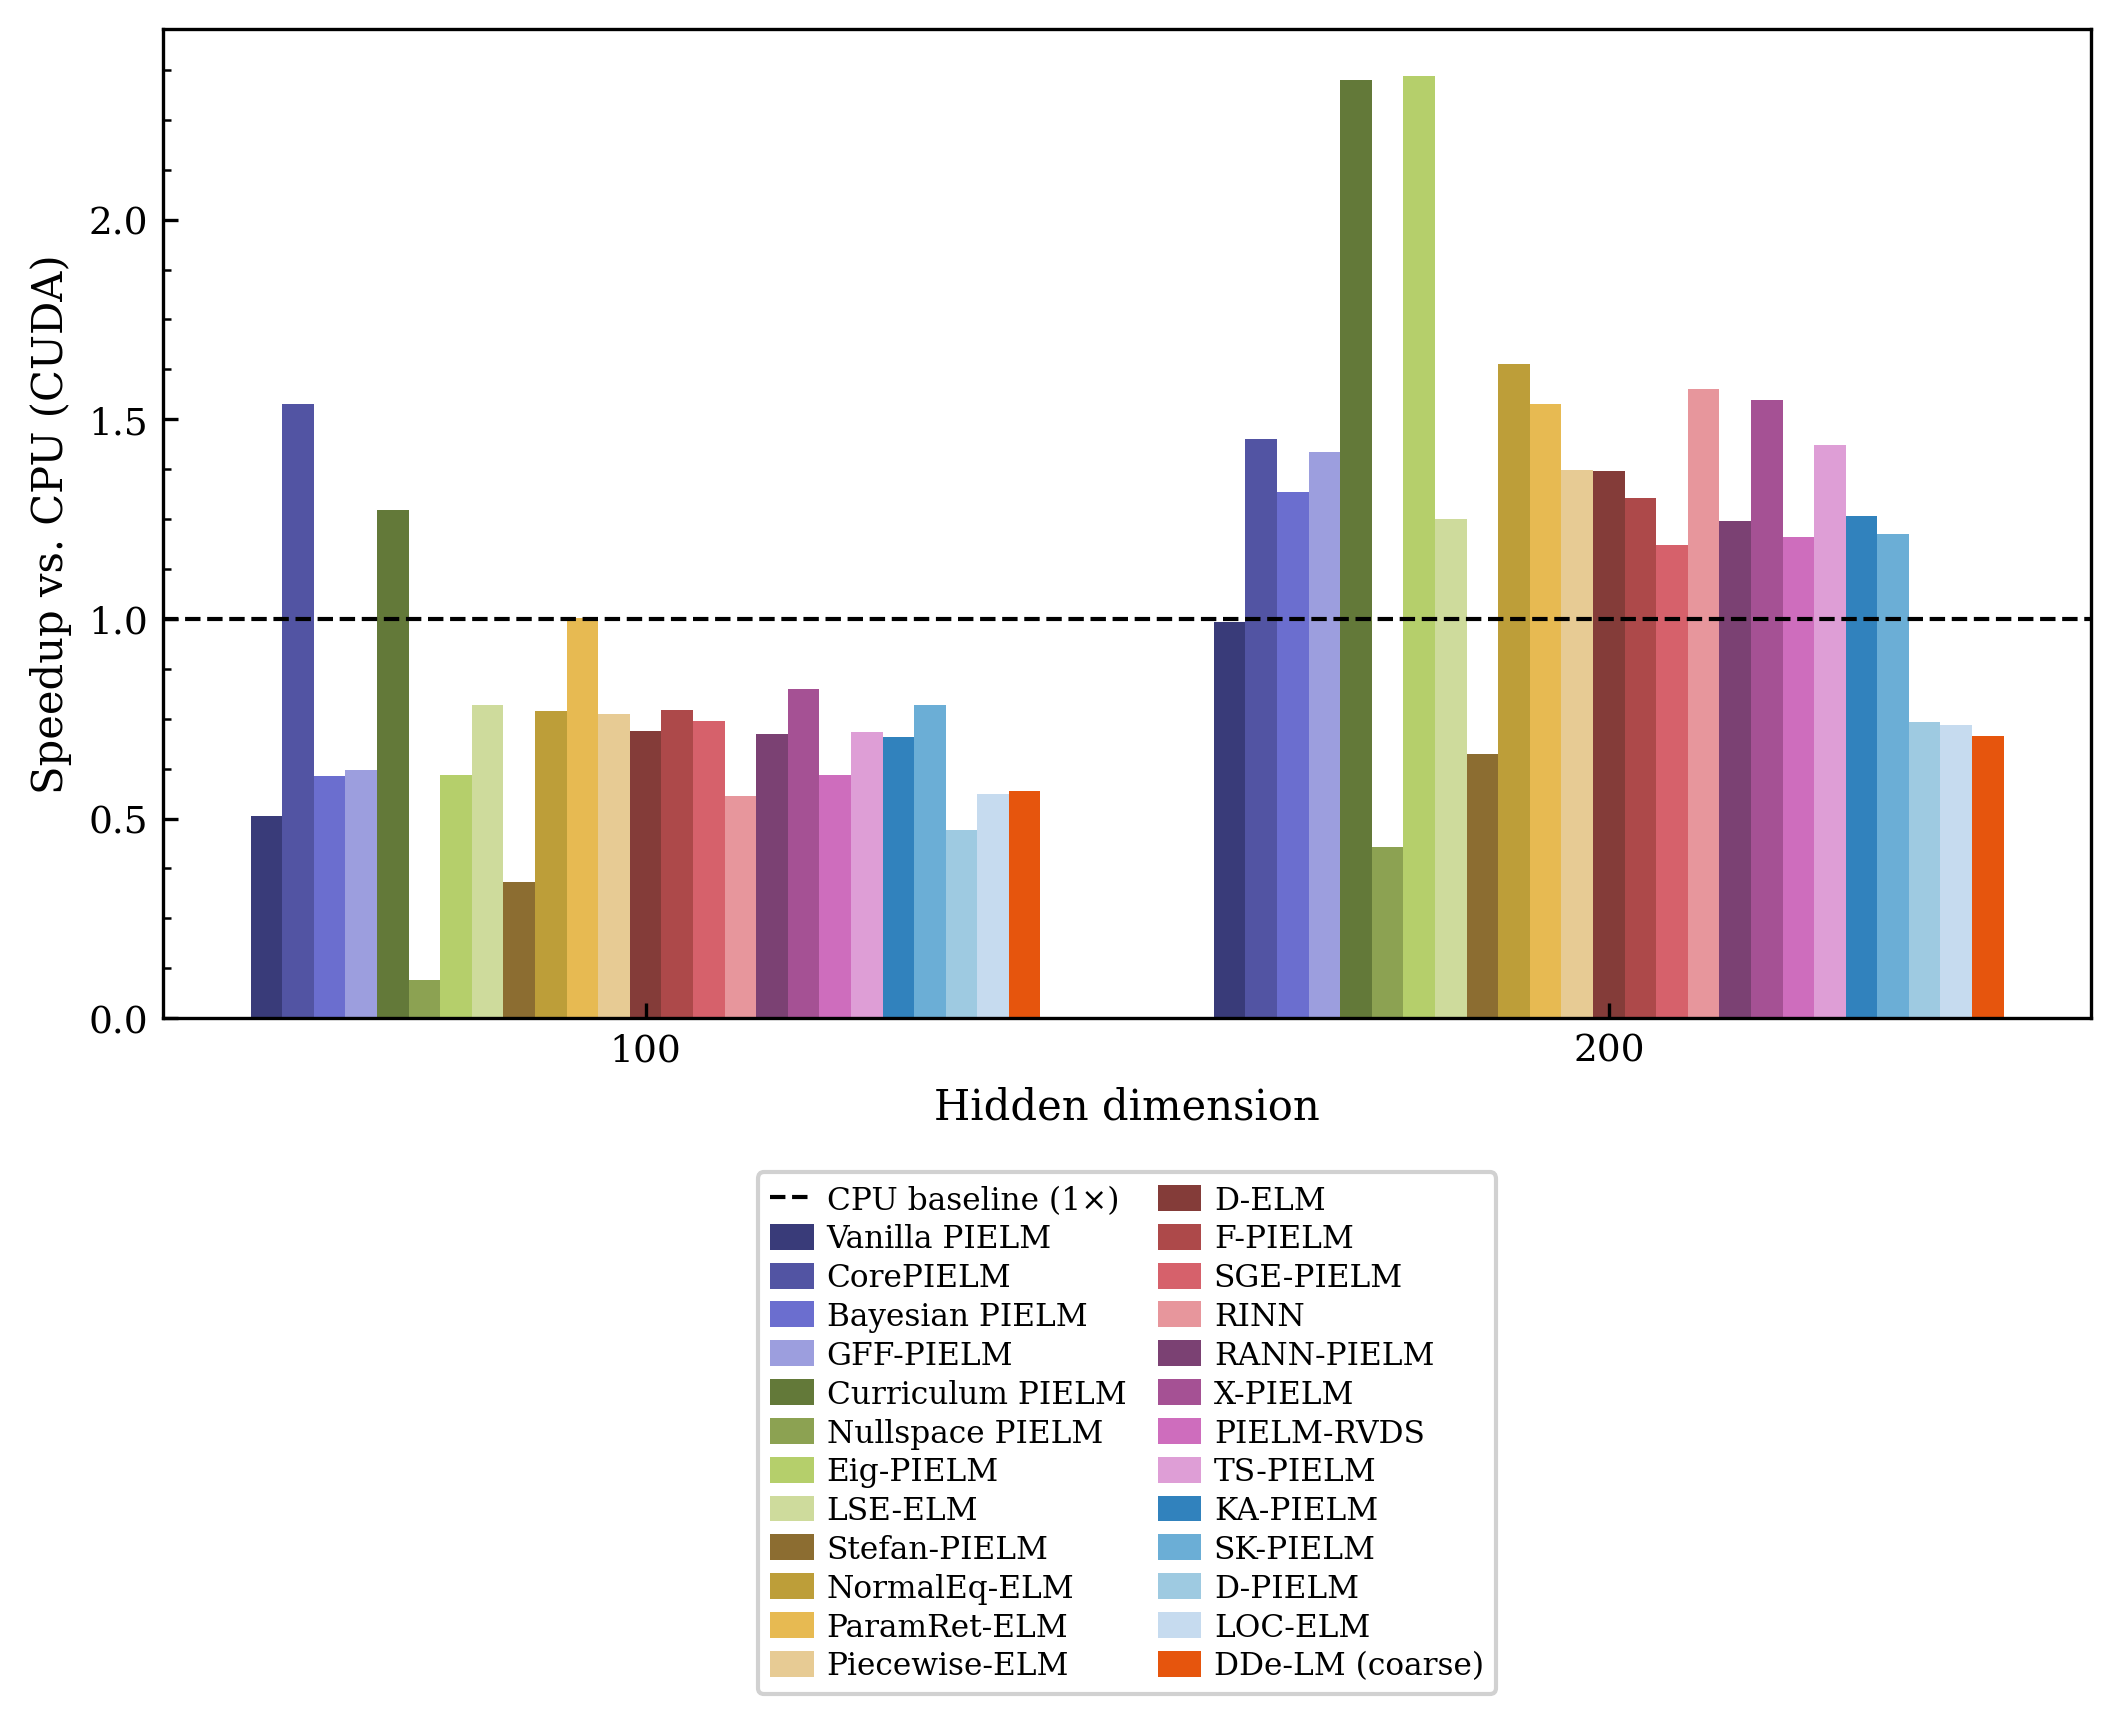

Source code (Python):
#!/usr/bin/env python3
"""
WP2 — Fig. 4: Fit-time speedup — CUDA vs CPU (all PIELM variants).

Loads the most recent ``*_device_comparison.json`` from
``PyPIELM/benchmarks/results/cuda/`` and produces:

  fig4_speedup_cuda.pdf   — vector, for LaTeX inclusion
  fig4_speedup_cuda.png   — 300 dpi raster

Speedup is averaged across tasks (poisson_1d, poisson_2d, heat_1d) for each
model × hidden_dim combination.
"""

from __future__ import annotations

import json
from pathlib import Path

import matplotlib
matplotlib.use("Agg")
import matplotlib.pyplot as plt
import matplotlib.ticker as ticker
import numpy as np

# ── Paths ────────────────────────────────────────────────────────────────────
REPO   = Path(__file__).resolve().parent.parent.parent
BENCH  = REPO / "PyPIELM" / "benchmarks" / "results"
OUT    = Path(__file__).resolve().parent

# ── Find most-recent cuda device_comparison JSON ──────────────────────────────
src_files = sorted((BENCH / "cuda").glob("*device_comparison.json"))
if not src_files:
    # Fall back to any platform folder
    src_files = sorted(BENCH.rglob("*device_comparison.json"))
if not src_files:
    raise FileNotFoundError(
        f"No device_comparison.json found under {BENCH}. "
        "Run PyPIELM/benchmarks/compare_devices.py first."
    )
src = src_files[-1]
print(f"Loading: {src.relative_to(REPO)}")

with open(src) as fh:
    data = json.load(fh)

model_names = data["model_names"]
dims_raw    = data["dims"]                 # e.g. [100, 200]
dims        = [int(d) for d in dims_raw]

# ── Identify the accelerator device name (first non-cpu key in speedup) ───────
speedup_all = data.get("speedup", {})
if not speedup_all:
    raise ValueError("No 'speedup' key in the loaded JSON.")
accel_name = next(iter(speedup_all))       # e.g. "cuda"
task_data  = speedup_all[accel_name]       # {task: {model: {dim: {speedup_fit}}}}

# ── Compute mean speedup per model × dim, averaged over tasks ─────────────────
# Shape: speedup_mean[model][dim_int] = float (NaN if no data)
speedup_mean: dict[str, dict[int, float]] = {}
for mname in model_names:
    speedup_mean[mname] = {}
    for hd in dims:
        vals = [
            task_data[tk][mname][str(hd)]["speedup_fit"]
            for tk in task_data
            if mname in task_data[tk] and str(hd) in task_data[tk][mname]
        ]
        speedup_mean[mname][hd] = float(np.nanmean(vals)) if vals else float("nan")

# ── Pretty display names (same palette as Fig 3) ─────────────────────────────
DISPLAY = {
    "vanilla_pielm":          "Vanilla PIELM",
    "core_pielm":             "CorePIELM",
    "bayesian_pielm":         "Bayesian PIELM",
    "gff_pielm":              "GFF-PIELM",
    "curriculum_pielm":       "Curriculum PIELM",
    "nullspace_pielm":        "Nullspace PIELM",
    "eig_pielm":              "Eig-PIELM",
    "lseelm":                 "LSE-ELM",
    "stefan_pielm":           "Stefan-PIELM",
    "normal_equation_elm":    "NormalEq-ELM",
    "parameter_retention_elm":"ParamRet-ELM",
    "piecewise_elm":          "Piecewise-ELM",
    "delm":                   "D-ELM",
    "fpielm":                 "F-PIELM",
    "sgepielm":               "SGE-PIELM",
    "rinn":                   "RINN",
    "rann_pielm":             "RANN-PIELM",
    "xpielm":                 "X-PIELM",
    "pielm_rvds":             "PIELM-RVDS",
    "tspielm":                "TS-PIELM",
    "kapielm":                "KA-PIELM",
    "soft_partition_kapielm": "SK-PIELM",
    "dpielm":                 "D-PIELM",
    "locelm":                 "LOC-ELM",
    "ddelm_coarse":           "DDe-LM (coarse)",
}

# ── Colour palette (consistent with Fig 3) ───────────────────────────────────
cmap20b = plt.get_cmap("tab20b")
cmap20c = plt.get_cmap("tab20c")
colours = [cmap20b(i / 20) for i in range(20)] + \
          [cmap20c(i / 20) for i in range(10)]

# ── Figure layout ─────────────────────────────────────────────────────────────
# Double-column journal width: 178 mm ≈ 7.01 in
FS  = 10
FW  = 7.01
FH  = 3.8

plt.rcParams.update({
    "font.family":       "serif",
    "font.size":         FS,
    "axes.labelsize":    FS,
    "xtick.labelsize":   FS - 1,
    "ytick.labelsize":   FS - 1,
    "axes.linewidth":    0.8,
    "xtick.major.width": 0.8,
    "ytick.major.width": 0.8,
    "axes.grid":         False,   # ← no background grid
    "figure.dpi":        300,
})

fig, ax = plt.subplots(figsize=(FW, FH))

# ── Grouped bar chart ─────────────────────────────────────────────────────────
n_models = len(model_names)
n_dims   = len(dims)
group_w  = 0.82                          # fraction of inter-group space used
bar_w    = group_w / n_models
x_base   = np.arange(n_dims, dtype=float)

bar_handles = []
for i, mname in enumerate(model_names):
    c      = colours[i % len(colours)]
    label  = DISPLAY.get(mname, mname)
    offset = (i - n_models / 2 + 0.5) * bar_w
    vals   = [speedup_mean[mname].get(hd, float("nan")) for hd in dims]
    bars   = ax.bar(x_base + offset, vals, bar_w,
                    color=c, label=label, linewidth=0)
    bar_handles.append(bars)

# CPU = 1.0 reference line
baseline = ax.axhline(1.0, color="black", linewidth=1.0,
                      linestyle="--", label="CPU baseline (1×)", zorder=5)

# ── Axes ─────────────────────────────────────────────────────────────────────
ax.set_xticks(x_base)
ax.set_xticklabels([str(d) for d in dims])
ax.set_xlabel("Hidden dimension")
ax.set_ylabel(f"Speedup vs. CPU ({accel_name.upper()})")
ax.set_ylim(bottom=0)
ax.yaxis.set_minor_locator(ticker.AutoMinorLocator(4))
ax.tick_params(which="both", direction="in")

# ── 2-column legend outside the axes, below the plot ─────────────────────────
# Collect handles/labels; put CPU baseline first
all_handles, all_labels = ax.get_legend_handles_labels()
# Reorder so 'CPU baseline' is first
bl_idx = all_labels.index("CPU baseline (1×)")
ordered_h = [all_handles[bl_idx]] + [h for j, h in enumerate(all_handles) if j != bl_idx]
ordered_l = [all_labels[bl_idx]]  + [l for j, l in enumerate(all_labels)  if j != bl_idx]

fig.tight_layout(pad=0.5)

# 2-column legend anchored below the axes (bbox_to_anchor in axes coordinates;
# bbox_inches="tight" on save captures it even when it falls outside the figure).
leg = ax.legend(
    ordered_h, ordered_l,
    loc="upper center",
    bbox_to_anchor=(0.5, -0.14),    # just below x-axis label
    ncol=2,                          # ← 2 columns as requested
    framealpha=0.9,
    edgecolor="#CCCCCC",
    fontsize=7.5,
    handlelength=1.4,
    handleheight=0.9,
    columnspacing=1.0,
    handletextpad=0.4,
    labelspacing=0.25,
)

# ── Save ──────────────────────────────────────────────────────────────────────
for fmt in ("pdf", "png"):
    out = OUT / f"fig4_speedup_cuda.{fmt}"
    fig.savefig(out, dpi=300, bbox_inches="tight",
                facecolor="white", edgecolor="none")
    print(f"Saved: {out}")

plt.close(fig)
